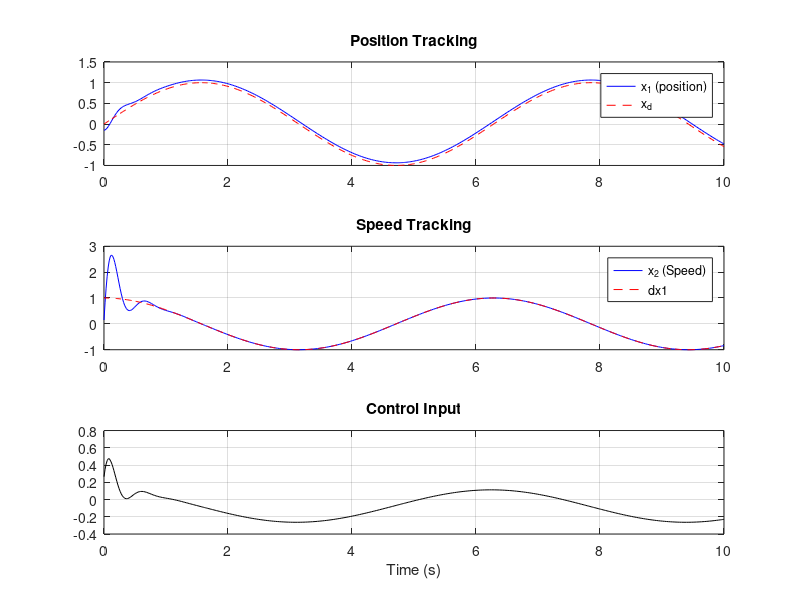

MATLAB code to generate this figure:
function smc_simulation()
    % 파라미터
    c = 15;
    k = 10;
    N = 0.5;
    b = 133;

    % 시뮬레이션 시간
    tspan = [0 10];
    x0 = [-0.15; 0.15];

    % 기준 입력
    xd  = @(t) sin(1 * t);                     % 기준 입력
    dx1 = @(t) 1 * cos(1 * t);
    dx2 = @(t) -sin(1 * t);

    % 외란
    d_func = @(t) 10.1;

    % 시뮬레이션
    [t, x] = ode45(@(t, x) speed_tracking(t, x, xd, dx1, dx2, d_func, c, k, N, b), tspan, x0);

    % 결과 그래프
    figure;
    subplot(3,1,1);
    plot(t, x(:,1), 'b', t, arrayfun(xd, t), 'r--');
    legend('x_1 (position)', 'x_d');
    title('Position Tracking');
    grid on;

    subplot(3,1,2);
    plot(t, x(:,2), 'b', t, arrayfun(dx1, t), 'r--');
    legend('x_2 (Speed)', 'dx1');
    title('Speed Tracking');
    grid on;

    subplot(3,1,3);
    u = arrayfun(@(ti, xi1, xi2) control_input(ti, [xi1; xi2], xd, dx1, dx2, c, k, N, b), t, x(:,1), x(:,2));
    plot(t, u, 'k');
    title('Control Input');
    xlabel('Time (s)');
    grid on;
end

function dx = speed_tracking(t, x, xd, dx1, dx2, d_func, c, k, N, b)
    x1 = x(1);
    x2 = x(2);

    x_d = xd(t);
    d_x1 = dx1(t);
    d_x2 = dx2(t);
    d = d_func(t);

    e = x_d - x1;
    de = d_x1 - x2;
    s = c*e + de;

    u = (1/b) * (d_x2 + 25*x2 + k*s + N*sign(s));

    dx = zeros(2,1);
    dx(1) = x2;
    dx(2) = -25*x2 + b*u + d;
end

function u = control_input(t, x, xd, dx1, dx2, c, k, N, b)
    x1 = x(1); x2 = x(2);
    x_d = xd(t);
    d_x1 = dx1(t);
    d_x2 = dx2(t);

    e = x_d - x1;
    de = d_x1 - x2;
    s = c*e + de;

    u = (1/b) * (d_x2 + 25*x2 + k*s + N*sign(s));
end
